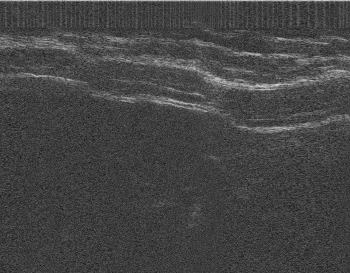
%> input picture matlab/z1.bmp, 350 x 273 px
$ octave --eval "result = Canny(imread('z1.bmp'));"   (GNU Octave 9; MATLAB toolbox functions it lacks are replaced by stand-ins)
%> lines starting %> are read from the running program, lines starting %| are printed output that depends on the picture
function [canny_edge] = Canny(img)

%Input image
% img = imread ('House.jpg');
%Show input image
figure, imshow(img);
img = rgb2gray(img);
%> img is the input picture: size 273x350 uint8; min 9, max 217, mean 68.6
img = double (img);
%> img: size 273x350 double

%Value for Thresholding
T_Low = 0.075;
T_High = 0.175;

%Gaussian Filter Coefficient
B = [2, 4, 5, 4, 2; 4, 9, 12, 9, 4;5, 12, 15, 12, 5;4, 9, 12, 9, 4;2, 4, 5, 4, 2 ];
B = 1/159.* B;

%Convolution of image by Gaussian Coefficient
A=conv2(img, B, 'same');

%Filter for horizontal and vertical direction
KGx = [-1, 0, 1; -2, 0, 2; -1, 0, 1];
KGy = [1, 2, 1; 0, 0, 0; -1, -2, -1];

%Convolution by image by horizontal and vertical filter
Filtered_X = conv2(A, KGx, 'same');
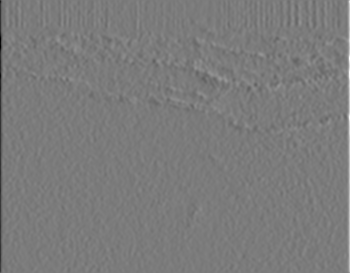
%> Filtered_X: size 273x350 double; min -397.6, max 422.4, mean 0; drawn with min black and max white
Filtered_Y = conv2(A, KGy, 'same');
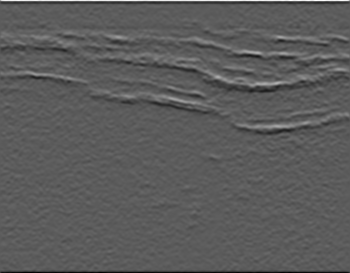
%> Filtered_Y: size 273x350 double; min -243.9, max 431.1, mean -0.7; drawn with min black and max white

%Calculate directions/orientations
arah = atan2 (Filtered_Y, Filtered_X);
arah = arah*180/pi;

pan=size(A,1);
%> pan = 273
leb=size(A,2);
%> leb = 350

%Adjustment for negative directions, making all directions positive
for i=1:pan
    for j=1:leb
        if (arah(i,j)<0)
            arah(i,j)=360+arah(i,j);
        end;
    end;
end;
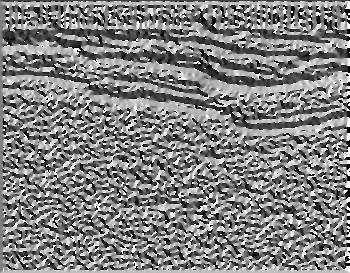
%> arah: size 273x350 double; min 0, max 360, mean 182.5; drawn with min black and max white

arah2=zeros(pan, leb);

%Adjusting directions to nearest 0, 45, 90, or 135 degree
for i = 1  : pan
    for j = 1 : leb
        if ((arah(i, j) >= 0 ) && (arah(i, j) < 22.5) || (arah(i, j) >= 157.5) && (arah(i, j) < 202.5) || (arah(i, j) >= 337.5) && (arah(i, j) <= 360))
            arah2(i, j) = 0;
        elseif ((arah(i, j) >= 22.5) && (arah(i, j) < 67.5) || (arah(i, j) >= 202.5) && (arah(i, j) < 247.5))
            arah2(i, j) = 45;
%         elseif ((arah(i, j) >= 67.5 && arah(i, j) < 112.5) || (arah(i, j) >= 247.5 && arah(i, j) < 292.5))
%             arah2(i, j) = 90;
        elseif ((arah(i, j) >= 112.5 && arah(i, j) < 157.5) || (arah(i, j) >= 292.5 && arah(i, j) < 337.5))
            arah2(i, j) = 135;
        end;
    end;
end;
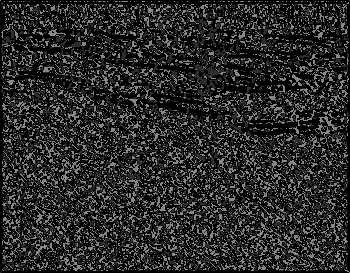
%> arah2: size 273x350 double; min 0, max 135, mean 39.8

figure, imagesc(arah2); colorbar;

%Calculate magnitude
magnitude = (Filtered_X.^2) + (Filtered_Y.^2);
magnitude2 = sqrt(magnitude);

BW = zeros (pan, leb);

%Non-Maximum Supression
for i=2:pan-1
    for j=2:leb-1
        if (arah2(i,j)==0)
            BW(i,j) = (magnitude2(i,j) == max([magnitude2(i,j), magnitude2(i,j+1), magnitude2(i,j-1)]));
        elseif (arah2(i,j)==45)
%             BW(i,j) = (magnitude2(i,j) == max([magnitude2(i,j), magnitude2(i+1,j-1), magnitude2(i-1,j+1)]));
%         elseif (arah2(i,j)==90)
            BW(i,j) = (magnitude2(i,j) == max([magnitude2(i,j), magnitude2(i+1,j), magnitude2(i-1,j)]));
        elseif (arah2(i,j)==135)
            BW(i,j) = (magnitude2(i,j) == max([magnitude2(i,j), magnitude2(i+1,j+1), magnitude2(i-1,j-1)]));
        end;
    end;
end;
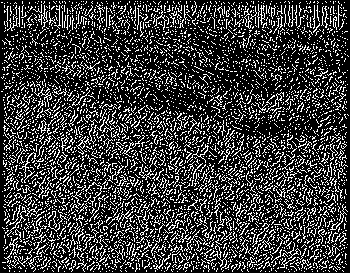
%> BW: size 273x350 double; values 0 (black) and 1 (white), 23.2% white in thin lines or dots

BW = BW.*magnitude2;
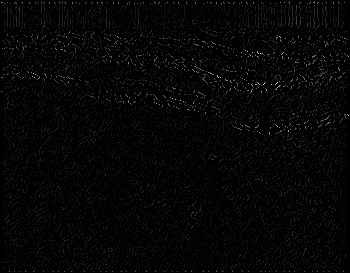
%> BW: size 273x350 double; min 0, max 229, mean 5.4
figure, imshow(BW);

%Hysteresis Thresholding
T_Low = T_Low * max(max(BW));
%> T_Low = 17.17
T_High = T_High * max(max(BW));
%> T_High = 40.07

T_res = zeros (pan, leb);

for i = 1  : pan
    for j = 1 : leb
        if (BW(i, j) < T_Low)
            T_res(i, j) = 0;
        elseif (BW(i, j) > T_High)
            T_res(i, j) = 1;
        %Using 8-connected components
        elseif ( BW(i+1,j)>T_High || BW(i-1,j)>T_High || BW(i,j+1)>T_High || BW(i,j-1)>T_High || BW(i-1, j-1)>T_High || BW(i-1, j+1)>T_High || BW(i+1, j+1)>T_High || BW(i+1, j-1)>T_High)
            T_res(i,j) = 1;
        end;
    end;
end;
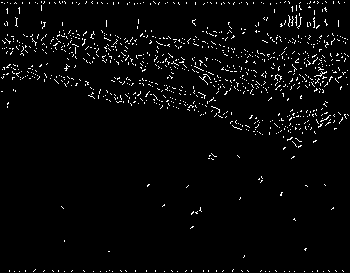
%> T_res: size 273x350 double; values 0 (black) and 1 (white), 3% white in thin lines or dots

canny_edge = uint8(T_res.*255);
%> canny_edge: size 273x350 uint8; 3% white in thin lines or dots
%Show final edge detection result
figure, imshow(canny_edge);
end
